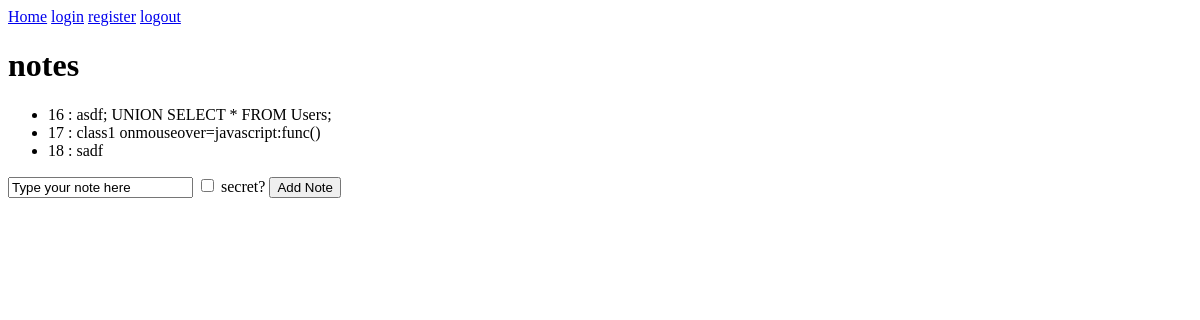
/, run on an earlier commit of the app's database.
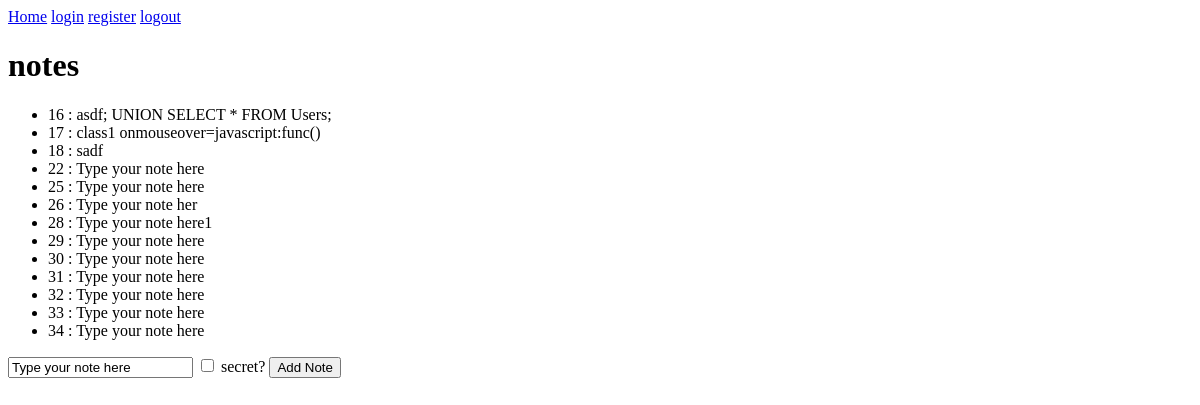
And on a later commit of the database.
### notes/models.py (models this page shows)
class Note(models.Model):
    id = models.AutoField(primary_key=True)
    user = models.ForeignKey(User, on_delete=models.CASCADE)
    note = models.TextField()
    secret = models.BooleanField(default=False)

### notes/views.py (the view)
# urls.py: path('', views.index, name='index'),
def index(request):
    users = User.objects.all()
    notes = Note.objects.all()
    user = request.user
    notes = Note.objects.filter(secret=False)
    return render(request, 'index.html', {"users": users, "notes": notes, "user": user})

### notes/templates/index.html (shortened to what this page needs)
<!DOCTYPE html>
<html>
<head>
</head>
<body>
    <nav class="navbar">
        <a class="navbar__link" href="/">Home</a>
        <a class="navbar__link" href="/loginView/">login</a>
        <a class="navbar__link" href="/register/">register</a>
        <a class="navbar__link" href="/logoutView/">logout</a>
    </nav>
<h1>notes</h1>
<div>
    <ul>
        {% for note in notes %}
          <li>{{note.id}} : {{ note.note | safe}}</li>
        {% endfor %}
    </ul>
</div>
<div>
    <form action="/add/" method="post">
        <input type="text" name="note" value="Type your note here">
        <input type="checkbox" name="secret" value="secret">
        <label for="secret" >secret?</label>
        <input type="submit" value="Add Note">
    </form>
</div>
</body>
</html>

What changed in the data, as far as the page shows it:
added Note: id "22", note "Type your note here"
added Note: id "25", note "Type your note here"
added Note: id "26", note "Type your note her"
added Note: id "28", note "Type your note here1"
added Note: id "29", note "Type your note here"
added Note: id "30", note "Type your note here"
added Note: id "31", note "Type your note here"
added Note: id "32", note "Type your note here"
added Note: id "33", note "Type your note here"
added Note: id "34", note "Type your note here"
